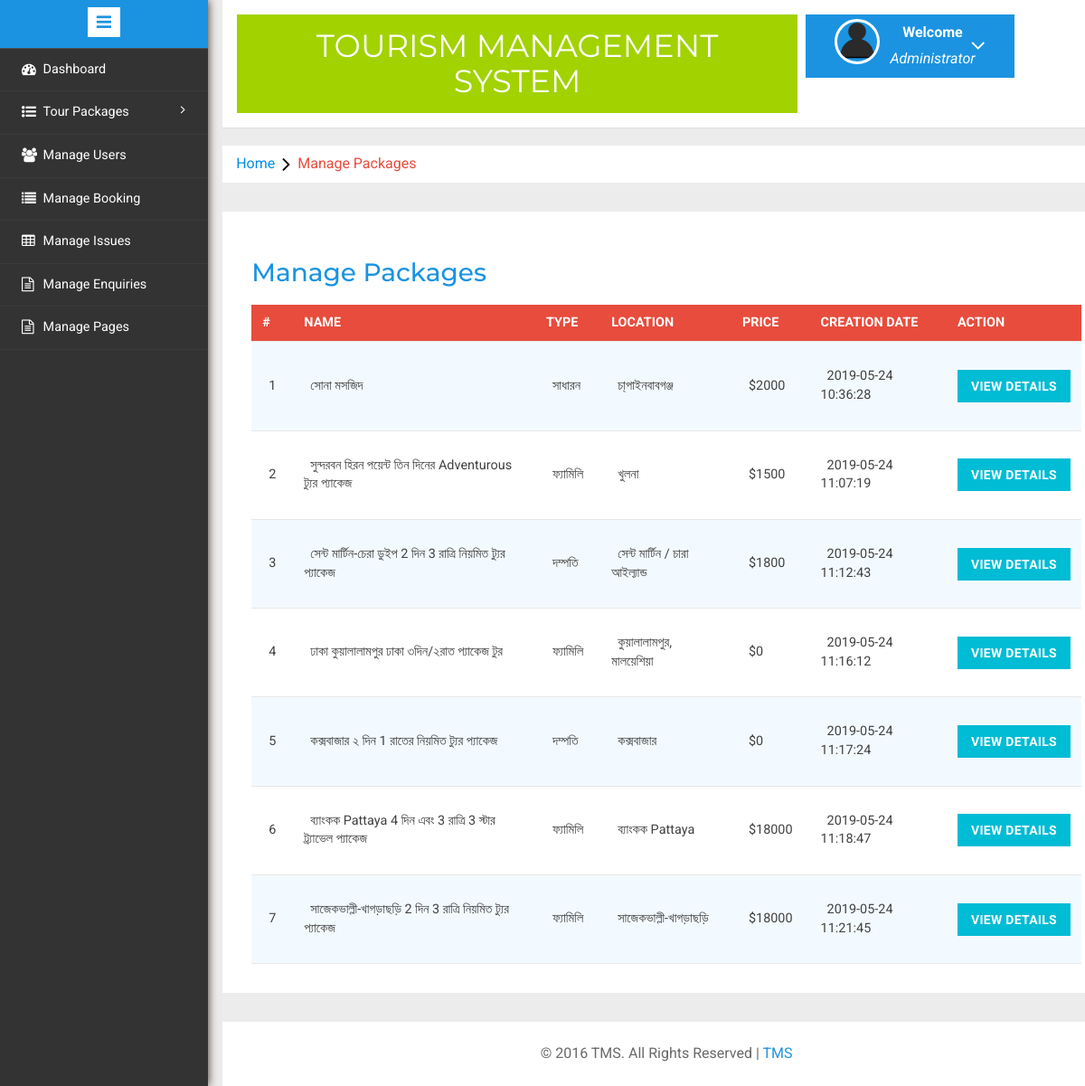
The app's page /admin/manage-packages.php (signed in) with its own data.
### tables this page shows
CREATE TABLE `tbltourpackages` (
  `PackageId` int(11) NOT NULL,
  `PackageName` varchar(200) NOT NULL,
  `PackageType` varchar(150) NOT NULL,
  `PackageLocation` varchar(100) NOT NULL,
  `PackagePrice` int(11) NOT NULL,
  `PackageFetures` varchar(255) NOT NULL,
  `PackageDetails` mediumtext NOT NULL,
  `PackageImage` varchar(100) NOT NULL,
  `Creationdate` timestamp NOT NULL DEFAULT CURRENT_TIMESTAMP,
  `UpdationDate` timestamp NULL DEFAULT '0000-00-00 00:00:00' ON UPDATE CURRENT_TIMESTAMP
);

### admin/manage-packages.php (the view, shortened to what this page needs)
<?php
include('includes/config.php');
if(strlen($_SESSION['alogin'])==0)
	{
header('location:index.php');
}
else{
	?>
<!DOCTYPE HTML>
<html>
<head>
<link href="css/bootstrap.min.css" rel='stylesheet' type='text/css' />
<link href="css/style.css" rel='stylesheet' type='text/css' />
<link rel="stylesheet" href="css/morris.css" type="text/css"/>
<link href="css/font-awesome.css" rel="stylesheet">
<link rel="stylesheet" type="text/css" href="css/table-style.css" />
<link rel="stylesheet" type="text/css" href="css/basictable.css" />
<link rel="stylesheet" href="css/icon-font.min.css" type='text/css' />
</head>
<body>
   <div class="page-container">
<div class="left-content">
	   <div class="mother-grid-inner">
				<?php include('includes/header.php');?>
				</div>
<ol class="breadcrumb">
                <li class="breadcrumb-item"><a href="index.html">Home</a><i class="fa fa-angle-right"></i>Manage Packages</li>
            </ol>
<div class="agile-grids">
				<div class="agile-tables">
					<div class="w3l-table-info">
					  <h2>Manage Packages</h2>
					    <table id="table">
						<thead>
						  <tr>
						  <th>#</th>
							<th >Name</th>
							<th>Type</th>
							<th>Location</th>
							<th>Price</th>
							<th>Creation Date</th>
							<th>Action</th>
						  </tr>
						</thead>
						<tbody>
<?php $sql = "SELECT * from TblTourPackages";
$query = $dbh -> prepare($sql);
$query->execute();
$results=$query->fetchAll(PDO::FETCH_OBJ);
$cnt=1;
if($query->rowCount() > 0)
{
foreach($results as $result)
{				?>
						  <tr>
							<td><?php echo htmlentities($cnt);?></td>
							<td><?php echo htmlentities($result->PackageName);?></td>
							<td><?php echo htmlentities($result->PackageType);?></td>
							<td><?php echo htmlentities($result->PackageLocation);?></td>
							<td>$<?php echo htmlentities($result->PackagePrice);?></td>
							<td><?php echo htmlentities($result->Creationdate);?></td>
							<td><a href="update-package.php?pid=<?php echo htmlentities($result->PackageId);?>"><button type="button" class="btn btn-primary btn-block">View Details</button></a></td>
						  </tr>
						 <?php $cnt=$cnt+1;} }?>
						</tbody>
					  </table>
					</div>
			</div>
<?php include('includes/footer.php');?>
</div>
</div>
						<?php include('includes/sidebarmenu.php');?>
							</div>
</body>
</html>
<?php } ?>

### admin/css/table-style.css (style rules this page uses)
table { background: white; border-collapse: collapse; margin: 1.25em 0 0; width: 100%; }
table tr, table th, table td { border: none; border-bottom: 1px solid #e8e8e8; font-size: .95em; }
table th, table td { padding: 10px 12px; text-align: left; }
table th { background: #e74c3c; color: #fff; text-transform: uppercase; }
table tr td { background: #f3faff; color: #424242; }
table tr:nth-of-type(2n+2) td { background: #ffffff; }
table { width: 100%; }

### records on screen
tbltourpackages: PackageName "সোনা মসজিদ", PackageType "সাধারন", PackageLocation "চা্পাইনবাবগঞ্জ", PackagePrice "2000", Creationdate "2019-05-24 10:36:28"
tbltourpackages: PackageName "সুন্দরবন হিরন পয়েন্ট তিন দিনের Adventurous ট্যুর প্যাকেজ", PackageType "ফ্যামিলি", PackageLocation "খুলনা", PackagePrice "1500", Creationdate "2019-05-24 11:07:19"
tbltourpackages: PackageName "সেন্ট মার্টিন-চেরা ডুইপ 2 দিন 3 রাত্রি নিয়মিত ট্যুর প্যাকেজ", PackageType "দম্পতি", PackageLocation "সেন্ট মার্টিন / চারা আইল্যান্ড", PackagePrice "1800", Creationdate "2019-05-24 11:12:43"
tbltourpackages: PackageName "ঢাকা কুয়ালালামপুর ঢাকা ৩দিন/২রাত প্যাকেজ টুর", PackageType "ফ্যামিলি", PackageLocation "কুয়ালালামপুর, মালয়েশিয়া", PackagePrice "0", Creationdate "2019-05-24 11:16:12"
tbltourpackages: PackageName "কক্সবাজার ২ দিন 1 রাতের নিয়মিত ট্যুর প্যাকেজ", PackageType "দম্পতি", PackageLocation "কক্সবাজার", PackagePrice "0", Creationdate "2019-05-24 11:17:24"
tbltourpackages: PackageName "ব্যাংকক Pattaya 4 দিন এবং 3 রাত্রি 3 স্টার ট্র্যাভেল প্যাকেজ", PackageType "ফ্যামিলি", PackageLocation "ব্যাংকক Pattaya", PackagePrice "18000", Creationdate "2019-05-24 11:18:47"
tbltourpackages: PackageName "সাজেকভাল্লী-খাগড়াছড়ি 2 দিন 3 রাত্রি নিয়মিত ট্যুর প্যাকেজ", PackageType "ফ্যামিলি", PackageLocation "সাজেকভাল্লী-খাগড়াছড়ি", PackagePrice "18000", Creationdate "2019-05-24 11:21:45"
